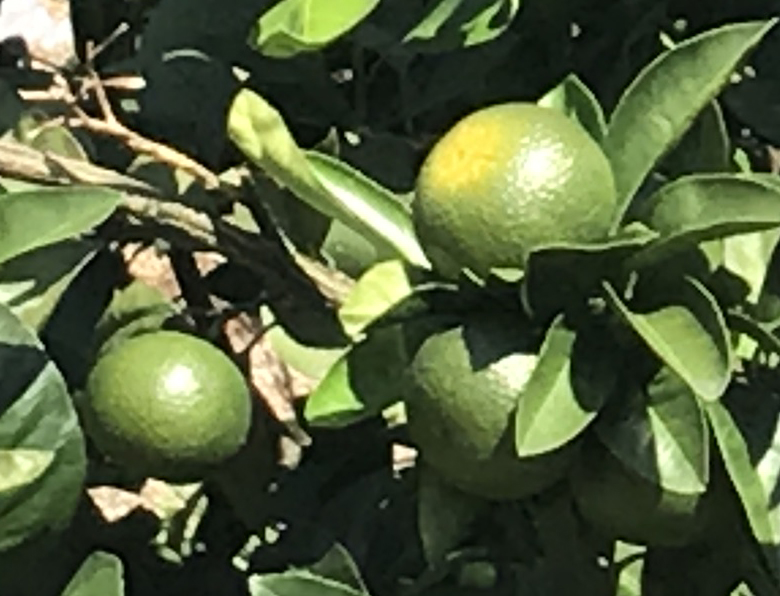
%> input picture fruit_set/18/18.jpg, 780 x 596 px
$ octave process_new.m   (GNU Octave 9; MATLAB toolbox functions it lacks are replaced by stand-ins)
%> lines starting %> are read from the running program, lines starting %| are printed output that depends on the picture; in (x1, y1, x2, y2) boxes, pixels count from 0 and x2, y2 are one past the last pixel; in counts of white or black regions, pixels touching at a corner belong together; the program's own positions count from 1
### fruit_set/2/bfilter2.m
%简单地说:
%A为给定图像，归一化到[0,1]的矩阵
%W为双边滤波器（核）的边长/2
%定义域方差σd记为SIGMA(1),值域方差σr记为SIGMA(2)

%%%%%%%%%%%%%%%%%%%%%%%%%%%%%%%%%%%%%%%%%%%%%%%%%%%%%%%%%%%%%
% Pre-process input and select appropriate filter.
function B = bfilter2(A,w,sigma)

% Verify that the input image exists and is valid.
if ~exist('A','var') || isempty(A)
   error('Input image A is undefined or invalid.');
end
if ~isfloat(A) || ~sum([1,3] == size(A,3)) || ...
      min(A(:)) < 0 || max(A(:)) > 1
   error(['Input image A must be a double precision ',...
          'matrix of size NxMx1 or NxMx3 on the closed ',...
          'interval [0,1].']);
end

% Verify bilateral filter window size.
if ~exist('w','var') || isempty(w) || ...
      numel(w) ~= 1 || w < 1
   w = 5;
end
w = ceil(w);

% Verify bilateral filter standard deviations.
if ~exist('sigma','var') || isempty(sigma) || ...
      numel(sigma) ~= 2 || sigma(1) <= 0 || sigma(2) <= 0
   sigma = [3 0.1];
end

% Apply either grayscale or color bilateral filtering.
if size(A,3) == 1
   B = bfltGray(A,w,sigma(1),sigma(2));
else
   B = bfltColor(A,w,sigma(1),sigma(2));
end


%%%%%%%%%%%%%%%%%%%%%%%%%%%%%%%%%%%%%%%%%%%%%%%%%%%%%%%%%%%%%
% Implements bilateral filtering for grayscale images.
function B = bfltGray(A,w,sigma_d,sigma_r)

% Pre-compute Gaussian distance weights.
[X,Y] = meshgrid(-w:w,-w:w);
%创建核距离矩阵，e.g.
%  [x,y]=meshgrid(-1:1,-1:1)
%
% x =
%
%     -1     0     1
%     -1     0     1
%     -1     0     1
%
%
% y =
%
%     -1    -1    -1
%      0     0     0
%      1     1     1
%计算定义域核
G = exp(-(X.^2+Y.^2)/(2*sigma_d^2));

% Create waitbar.
h = waitbar(0,'Applying bilateral filter...');
set(h,'Name','Bilateral Filter Progress');

% Apply bilateral filter.
%计算值域核H 并与定义域核G 乘积得到双边权重函数F
dim = size(A);
B = zeros(dim);
for i = 1:dim(1)
   for j = 1:dim(2)

         % Extract local region.
         iMin = max(i-w,1);
         iMax = min(i+w,dim(1));
         jMin = max(j-w,1);
         jMax = min(j+w,dim(2));
         %定义当前核所作用的区域为(iMin:iMax,jMin:jMax)
         I = A(iMin:iMax,jMin:jMax);%提取该区域的源图像值赋给I

         % Compute Gaussian intensity weights.
         H = exp(-(I-A(i,j)).^2/(2*sigma_r^2));

         % Calculate bilateral filter response.
         F = H.*G((iMin:iMax)-i+w+1,(jMin:jMax)-j+w+1);
         B(i,j) = sum(F(:).*I(:))/sum(F(:));

   end
   waitbar(i/dim(1));
end

% Close waitbar.
close(h);


%%%%%%%%%%%%%%%%%%%%%%%%%%%%%%%%%%%%%%%%%%%%%%%%%%%%%%%%%%%%%
% Implements bilateral filter for color images.
% [59 lines left out: function bfltColor, not called in this run]

### fruit_set/18/edge_enhance.m
function [ I2 ] = edge_enhance( I )
% I = rgb2gray(I);
% imshow(I);
I2 = I;
BW1 = edge(I,'Canny',0.1,'horizontal',0.1);

se = strel('square',1);
BW1 = imdilate(BW1,se,2);
BW1 = imerode(BW1,se,2);
% BW1 = imdilate(BW1,se,2);

L = bwlabel(BW1);
S = regionprops(L, 'all');
BW2 = ismember(L, find([S.Area]>=100 ));


for i = 1:size(BW2,1)

for j = 1:size(BW2,2)

   pixel = BW2(i,j);
   if(pixel == 1)

       I2(i,j) = 0;


   end

end

end


% figure
% imshowpair(BW2,I2,'montage')


end

### bi_process.m
function [ bw,num,S ] = bi_process( im, threshold )

%the input im must be a gray-scale image
%the threshold ranges 0-255

j = im2bw(im,threshold/255);
se = strel('square',5);
j = imdilate(j,se);
j = imerode(j,se);
L = bwlabel(j);
S = regionprops(L, 'all');
bw = ismember(L, find([S.Area]>=20 ));
S = regionprops(bw, 'all');
[bw,num] = bwlabel(bw);


end

### find_index.m
function [ output_args ] = find_index( bw1,bw2 )

S = regionprops(bw1, 'all');
[bw1,num1] = bwlabel(bw1);
S2 = regionprops(bw2, 'all');
[bw2,num2] = bwlabel(bw2);

innerID = {};
 for n = 1:num1
     innerID{length(innerID)+1} = [n];
 end
  check = ones(num2,1);
  while(sum(check)>0)
        for m = 1:size(bw2,1)
            for n = 1:size(bw2,2)

                numIn2 = bw2(m,n);
                numIn1 = bw1(m,n);

                if(numIn2~=0 & numIn1~=0)
                    Nindex = innerID{1,numIn1};
                    if(ismember(numIn2,Nindex(2:end,1))==0)
                        innerID{numIn1} = [innerID{numIn1};numIn2];
                        check(numIn2)=0;
                    end
                end

            end
        end
  end

output_args = innerID;
end

### fruit_set/18/process_new.m
J=imread('18.jpg');
%> J is the input picture: size 596x780x3 uint8; mean R, G, B 82.7, 94.5, 60.1
I = rgb2gray(J);
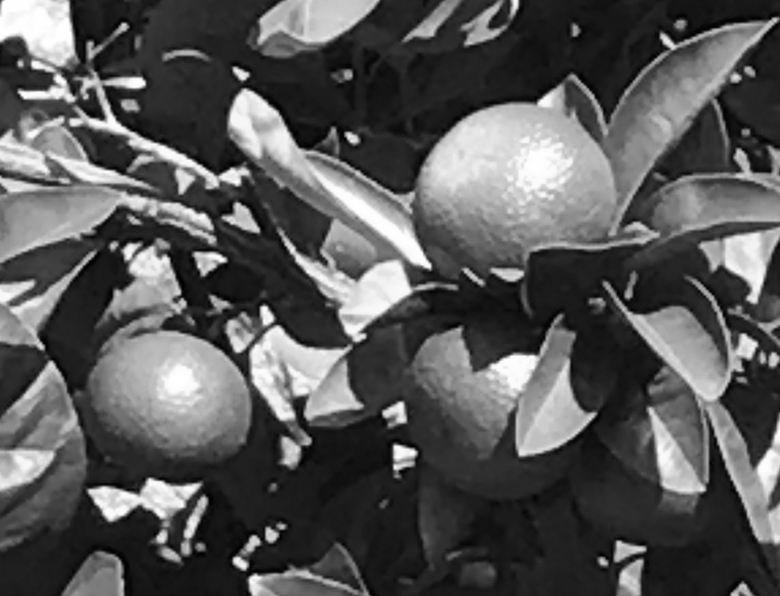
%> I: size 596x780 uint8; min 0, max 255, mean 87.1
imsize = 400*300
imsize_real = size(I,1)*size(I,2);
%> imsize_real = 464880
alpha = sqrt(imsize_real/imsize);
%> alpha = 1.97
I = imresize(I,[size(I,1)/alpha,size(I,2)/alpha]);
%> I: size 303x397 uint8
%to enhance the edge in order to seperate different obj

I=double(I)/255;
%> I: size 303x397 double

%bilateral filter
w = 3;       % bilateral filter half-width
sigma = [10 1]; % bilateral filter standard deviations

% I = edge_enhance(I);
 Is=bfilter2(I,w,sigma);
%> after the loop in bfltGray, `for i = 1:dim(1)`:
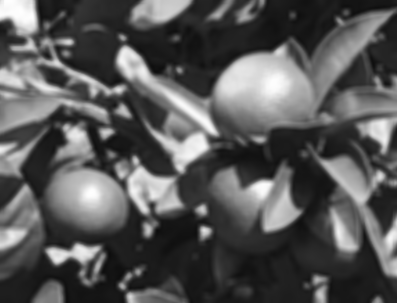
%> B: size 303x397 double; min 0.0541, max 0.997, mean 0.341
 Is = edge_enhance(Is);
%> in edge_enhance, `BW1 = edge(I,'Canny',0.1,'horizontal',0.1);`:
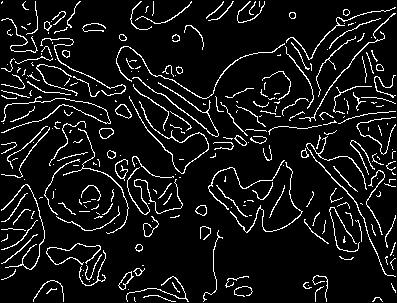
%> BW1: size 303x397 logical; 8.4% white in thin lines or dots
%> in edge_enhance, `L = bwlabel(BW1);`:
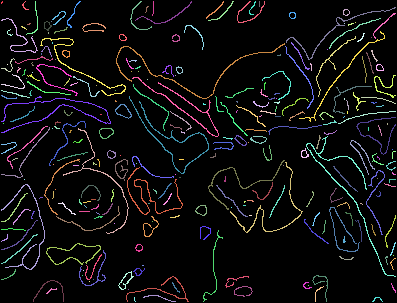
%> L: size 303x397 double; 282 distinct labels, from 0 to 281; one colour per label, 0 black
%> in edge_enhance, `S = regionprops(L, 'all');`: S = 281 regions; largest, box (x1, y1, x2, y2), Area, Centroid, MajorAxisLength, MinorAxisLength and Eccentricity: (306, 136, 396, 277) 335 [347 190] 180.4 39.45 0.976, (116, 43, 285, 99) 300 [187.7 69.5] 206.9 61.6 0.955, (129, 96, 209, 174) 296 [169.4 138.2] 107.6 43.81 0.913
%> in edge_enhance, `BW2 = ismember(L, find([S.Area]>=100 ));`:
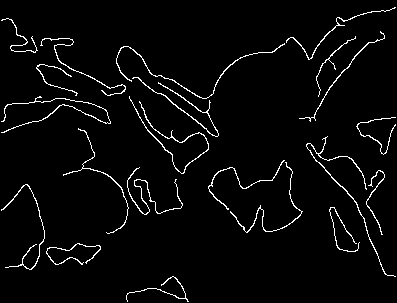
%> BW2: size 303x397 logical; 3.4% white in thin lines or dots
%> after the loop in edge_enhance, `for i = 1:size(BW2,1)`:
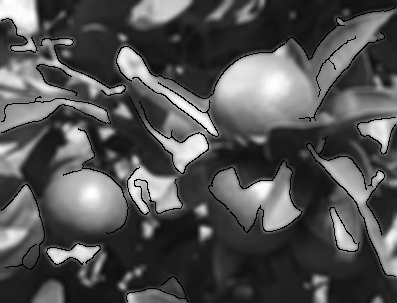
%> I2: size 303x397 double; 3.42% of pixels changed, all inside (x1, y1, x2, y2) = (1, 7, 396, 302)

figure
imshow(Is);
%
bwSet = {};

maxNum = 0;
figure
imshow(rgb2gray(imresize(J,[size(J,1)/alpha,size(J,2)/alpha])));
step = 5;
color = [0,1,0];
%________________________________________________________________________________________________
bwSet = {};
index = {};

%record the first layer
[bw,num,S] = bi_process(Is,255);
%> in bi_process, `j = im2bw(im,threshold/255);`: j: size 303x397 logical; every value is 0
%> in bi_process, `L = bwlabel(j);`: L: size 303x397 double; every value is 0
%> in bi_process, `S = regionprops(L, 'all');`: S = 0 regions
%> in bi_process, `[bw,num] = bwlabel(bw);`: num = 0
%> num = 0; S = 0 regions
InnerID = find_index(bw,zeros(size(bw)));
%> in find_index, `[bw1,num1] = bwlabel(bw1);`: num1 = 0
%> after the loop in find_index, `for n = 1:num1`: innerID = {}
bwIm.bw = bw;
bwIm.num = num;
%> bwIm.num = 0
bwIm.stats = S;
%> bwIm.stats = 0 regions
bwSet{1} = bwIm;
index{1} = InnerID;

 for i = step:step:255

     threshold = 255-i;

     if i>100 && i<255
         [bw,num,S] = bi_process(Is,threshold);
         bw2 = bwSet{1,i/step}.bw;
         num2 = bwSet{1,i/step}.num;
         S2 = bwSet{1,i/step}.stats;

         [bw_new, InnerID] = seg_bw(bw,bw2,2);
         [bw,num] = bwlabel(bw_new);
         S = regionprops(bw, 'all');
         bwIm.bw = bw;
         bwIm.num = num;
         bwIm.stats = S;
         bwSet{i/step+1} = bwIm;
         index{i/step+1} = InnerID;

         boundary = bwboundaries(bw,'noholes');

     for h =1:size(boundary)

      B = boundary{h};
      hold on;
      plot(B(:,2), B(:,1),'Color',color, 'LineWidth', 0.1);

   end

         fprintf('layer:%d and it is segmenated \n',i/step+1);

     else
         [bw,num,S] = bi_process(Is,threshold);
         bwIm.bw = bw;
         bwIm.num = num;
         bwIm.stats = S;
         bwSet{i/step+1} = bwIm;

         bw2 = bwSet{1,i/step}.bw;
         num2 = bwSet{1,i/step}.num;
         S2 = bwSet{1,i/step}.stats;

%> (the run ends here)
